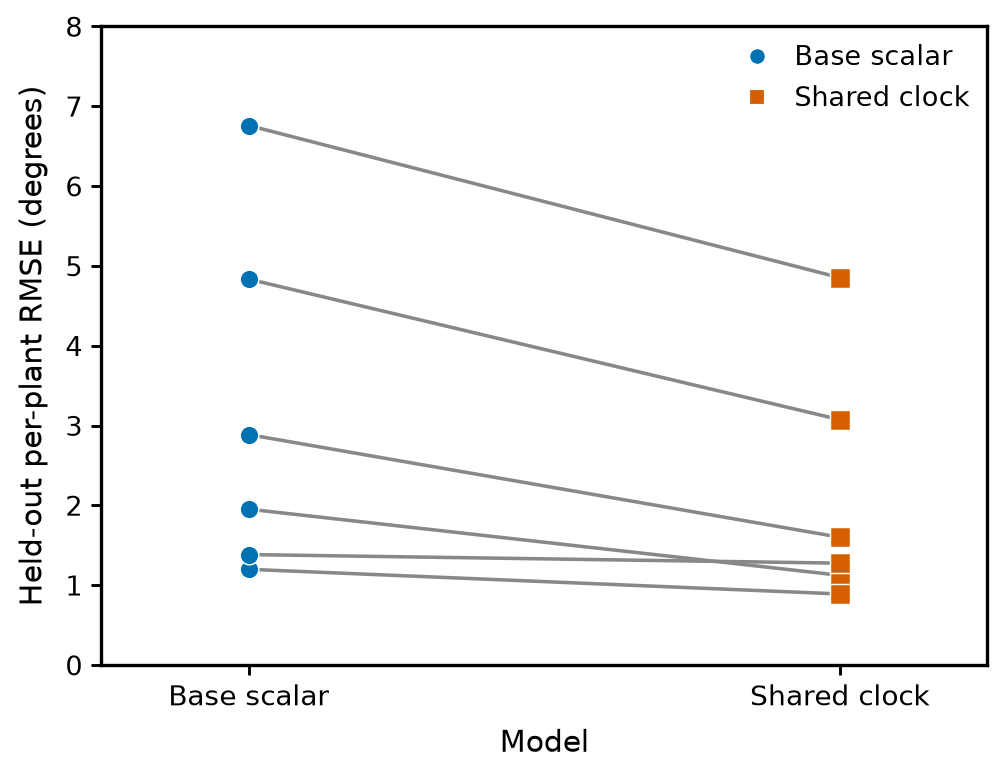

Write Python code to recreate this figure.
#!/usr/bin/env python3
"""Generate paired held-out ZT9 errors for the base and shared-clock models."""

from __future__ import annotations

from pathlib import Path

import matplotlib
matplotlib.use("Agg")
import matplotlib.pyplot as plt
import pandas as pd
from matplotlib.lines import Line2D

ROOT = Path(__file__).resolve().parents[2]
SOURCE = ROOT / "01_canonical_bendlab/results/clock_validation_shared_heldout.csv"
OUTPUT = ROOT / "07_evidence_pack/figures/fig05_zt9_transfer.png"


def main() -> None:
    data = pd.read_csv(SOURCE).sort_values("plant")
    if len(data) != 6 or data["plant"].nunique() != 6:
        raise RuntimeError(f"Expected six unique held-out ZT9 plants, found {len(data)}")
    if not (data["shared_clock_rmse_heldout"] < data["static_rmse"]).all():
        raise RuntimeError("The saved output does not show improvement for all six plants")

    plt.rcParams.update({
        "font.family": "DejaVu Sans",
        "font.size": 7.2,
        "axes.labelsize": 7.2,
        "xtick.labelsize": 6.8,
        "ytick.labelsize": 6.5,
        "legend.fontsize": 6.5,
        "axes.linewidth": 0.8,
    })
    fig, ax = plt.subplots(figsize=(85 / 25.4, 66 / 25.4))
    for row in data.itertuples():
        ax.plot(
            [0, 1], [row.static_rmse, row.shared_clock_rmse_heldout],
            color="#888888", linewidth=0.85, linestyle="-", zorder=1,
        )
    ax.scatter([0] * len(data), data["static_rmse"], s=20, marker="o",
               color="#0072B2", edgecolor="white", linewidth=0.35, zorder=3)
    ax.scatter([1] * len(data), data["shared_clock_rmse_heldout"], s=22,
               marker="s", color="#D55E00", edgecolor="white", linewidth=0.35,
               zorder=3)
    ax.set_xticks([0, 1], ["Base scalar", "Shared clock"])
    ax.set_xlim(-0.25, 1.25)
    ax.set_ylim(0, 8)
    ax.set_xlabel("Model")
    ax.set_ylabel("Held-out per-plant RMSE (degrees)")
    ax.tick_params(direction="out", length=2.5, width=0.7, pad=2)
    handles = [
        Line2D([0], [0], marker="o", color="none", markerfacecolor="#0072B2",
               markeredgecolor="white", markersize=4.5, label="Base scalar"),
        Line2D([0], [0], marker="s", color="none", markerfacecolor="#D55E00",
               markeredgecolor="white", markersize=4.5, label="Shared clock"),
    ]
    ax.legend(handles=handles, loc="upper right", frameon=False,
              handletextpad=0.4, borderaxespad=0.25)
    fig.tight_layout(pad=0.55)
    fig.savefig(OUTPUT, dpi=300, facecolor="white")
    plt.close(fig)
    print(f"Wrote {OUTPUT.relative_to(ROOT)} at 300 dpi and 85 mm width")


if __name__ == "__main__":
    main()
